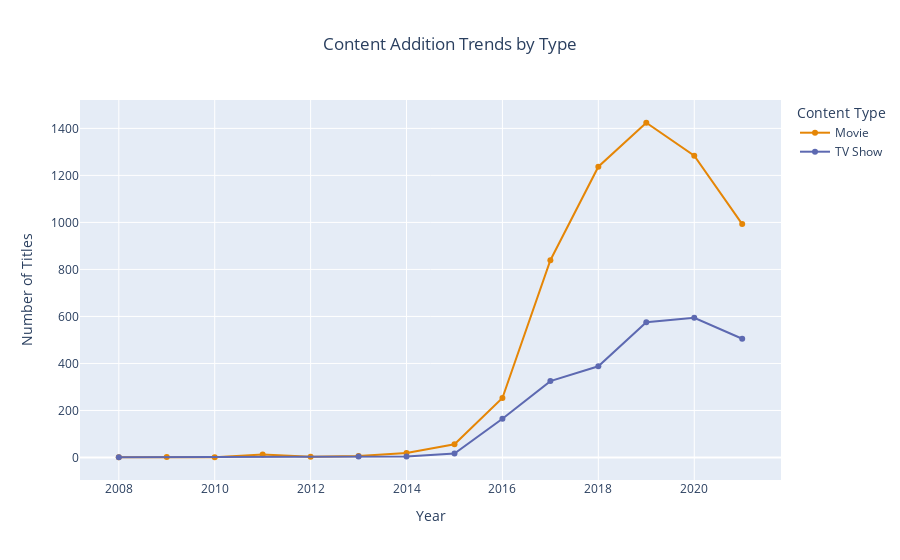

Notebook source saved alongside this figure:
### Markdown cell above
Groups your Netflix dataset by year_added and type (e.g., "Movie", "TV Show").

.size() counts how many titles were added for each group.

.reset_index(name='count') turns the group results into a DataFrame with a column called 'count'.

Creates a line chart using Plotly Express.

x='year_added': puts the year on the x-axis.

y='count': number of titles on the y-axis.

color='type': draws separate lines for Movies and TV Shows.

labels=...: renames axes and legend labels for clarity.

color_discrete_sequence=...: uses a colorful palette for better visuals.

### Code cell
# 3. Interactive Content Addition Trends by Type
year_type_df = netflix_df.groupby(['year_added', 'type']).size().reset_index(name='count') # Group by year and type
year_type_df = year_type_df.dropna()

fig3 = px.line(year_type_df, x='year_added', y='count', color='type',
              title='Content Addition Trends by Type',
              labels={'year_added': 'Year', 'count': 'Number of Titles', 'type': 'Content Type'},
              color_discrete_sequence=px.colors.qualitative.Vivid) # Use qualitative color palette
fig3.update_layout(title_x=0.5, hovermode='x unified')
fig3.show()

### Figure 1 — Plotly figure (JSON) as saved in the notebook; plotly's stock layout.template omitted (floating-point values rounded to 4 significant figures)
{"data": [{"hovertemplate": "Content Type=Movie<br>Year=%{x}<br>Number of Titles=%{y}<extra></extra>", "legendgroup": "Movie", "line": {"color": "rgb(229, 134, 6)", "dash": "solid"}, "marker": {"symbol": "circle"}, "mode": "lines+markers", "name": "Movie", "orientation": "v", "showlegend": true, "type": "scatter", "x": [2008, 2009, 2010, 2011, 2012, 2013, 2014, 2015, 2016, 2017, 2018, 2019, 2020, 2021], "xaxis": "x", "y": [1, 2, 1, 13, 3, 6, 19, 56, 253, 839, 1237, 1424, 1284, 993], "yaxis": "y"}, {"hovertemplate": "Content Type=TV Show<br>Year=%{x}<br>Number of Titles=%{y}<extra></extra>", "legendgroup": "TV Show", "line": {"color": "rgb(93, 105, 177)", "dash": "solid"}, "marker": {"symbol": "circle"}, "mode": "lines+markers", "name": "TV Show", "orientation": "v", "showlegend": true, "type": "scatter", "x": [2008, 2013, 2014, 2015, 2016, 2017, 2018, 2019, 2020, 2021], "xaxis": "x", "y": [1, 4, 4, 17, 165, 325, 388, 575, 594, 505], "yaxis": "y"}], "layout": {"hovermode": "x unified", "legend": {"title": {"text": "Content Type"}, "tracegroupgap": 0}, "title": {"text": "Content Addition Trends by Type", "x": 0.5}, "xaxis": {"anchor": "y", "domain": [0, 1], "title": {"text": "Year"}}, "yaxis": {"anchor": "x", "domain": [0, 1], "title": {"text": "Number of Titles"}}}}
